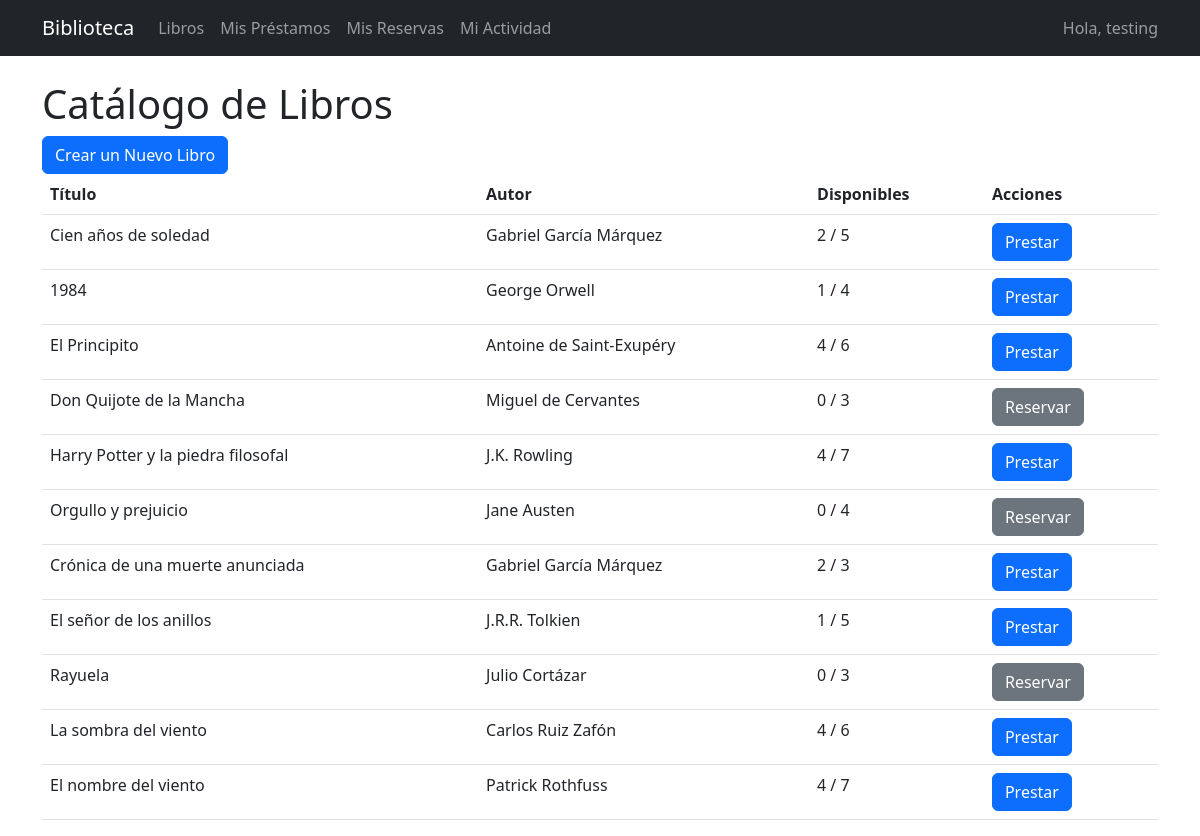
/books/ (signed in), run on the app's committed database.
### library/models.py (models this page shows, shortened)
class Book(models.Model):
    title = models.CharField(max_length=200)
    author = models.CharField(max_length=100)
    isbn = models.CharField(max_length=13, unique=True)
    publication_date = models.DateField()
    category = models.CharField(max_length=50)
    total_copies = models.PositiveIntegerField(default=1)
    available_copies = models.PositiveIntegerField(default=1)

### library/views.py (the view)
# urls.py: path('books/', views.book_list, name='book_list'),
@login_required
def book_list(request):
    books = Book.objects.all()
    return render(request, 'library/book_list.html', {'books': books})

### templates/library/book_list.html
{% extends 'library/base.html' %}
{% block content %}
<h1>Catálogo de Libros</h1>
<a href="{% url 'add_book' %}" class="btn btn-primary">Crear un Nuevo Libro</a>
<table class="table">
    <thead>
        <tr>
            <th>Título</th>
            <th>Autor</th>
            <th>Disponibles</th>
            <th>Acciones</th>
        </tr>
    </thead>
    <tbody>
        {% for book in books %}
        <tr>
            <td>{{ book.title }}</td>
            <td>{{ book.author }}</td>
            <td>{{ book.available_copies }} / {{ book.total_copies }}</td>
            <td>
                {% if book.available_copies > 0 %}
                <a href="{% url 'borrow_book' book.id %}" class="btn btn-primary">Prestar</a>
                {% else %}
                <a href="{% url 'borrow_book' book.id %}" class="btn btn-secondary">Reservar</a>
                {% endif %}
            </td>
        </tr>
        {% endfor %}
    </tbody>
</table>
{% endblock %}

### templates/library/base.html (shortened to what this page needs)
<!DOCTYPE html>
<html lang="es">
<head>
    <link href="https://cdn.jsdelivr.net/npm/bootstrap@5.3.0/dist/css/bootstrap.min.css" rel="stylesheet">
</head>
<body>
    <nav class="navbar navbar-expand-lg navbar-dark bg-dark">
        <div class="container">
            <a class="navbar-brand" href="#">Biblioteca</a>
            <div class="collapse navbar-collapse">
                <ul class="navbar-nav me-auto">
                    <li class="nav-item">
                        <a class="nav-link" href="{% url 'book_list' %}">Libros</a>
                    </li>
                    <li class="nav-item">
                        <a class="nav-link" href="{% url 'my_loans' %}">Mis Préstamos</a>
                    </li>
                    <li class="nav-item">
                        <a class="nav-link" href="{% url 'my_reservations' %}">Mis Reservas</a>
                    </li>
                    <li class="nav-item">
                        <a class="nav-link" href="{% url 'activity_log' %}">Mi Actividad</a>
                    </li>
                </ul>
                <span class="navbar-text">
                    Hola, {{ request.user.get_full_name|default:request.user.username }}
                </span>
            </div>
        </div>
    </nav>
    <div class="container mt-4">
        {% block content %}
        {% endblock %}
    </div>
</body>
</html>

### data on the page
Book: title "Cien años de soledad", author "Gabriel García Márquez", available_copies "2", total_copies "5", shows "Prestar"
Book: title "1984", author "George Orwell", available_copies "1", total_copies "4", shows "Prestar"
Book: title "El Principito", author "Antoine de Saint-Exupéry", available_copies "4", total_copies "6", shows "Prestar"
Book: title "Don Quijote de la Mancha", author "Miguel de Cervantes", available_copies "0", total_copies "3", shows "Reservar"
Book: title "Harry Potter y la piedra filosofal", author "J.K. Rowling", available_copies "4", total_copies "7", shows "Prestar"
Book: title "Orgullo y prejuicio", author "Jane Austen", available_copies "0", total_copies "4", shows "Reservar"
Book: title "Crónica de una muerte anunciada", author "Gabriel García Márquez", available_copies "2", total_copies "3", shows "Prestar"
Book: title "El señor de los anillos", author "J.R.R. Tolkien", available_copies "1", total_copies "5", shows "Prestar"
Book: title "Rayuela", author "Julio Cortázar", available_copies "0", total_copies "3", shows "Reservar"
Book: title "La sombra del viento", author "Carlos Ruiz Zafón", available_copies "4", total_copies "6", shows "Prestar"
Book: title "El nombre del viento", author "Patrick Rothfuss", available_copies "4", total_copies "7", shows "Prestar"

### other printed values
{{ request.user.get_full_name|default:request.user.username }} "testing"
